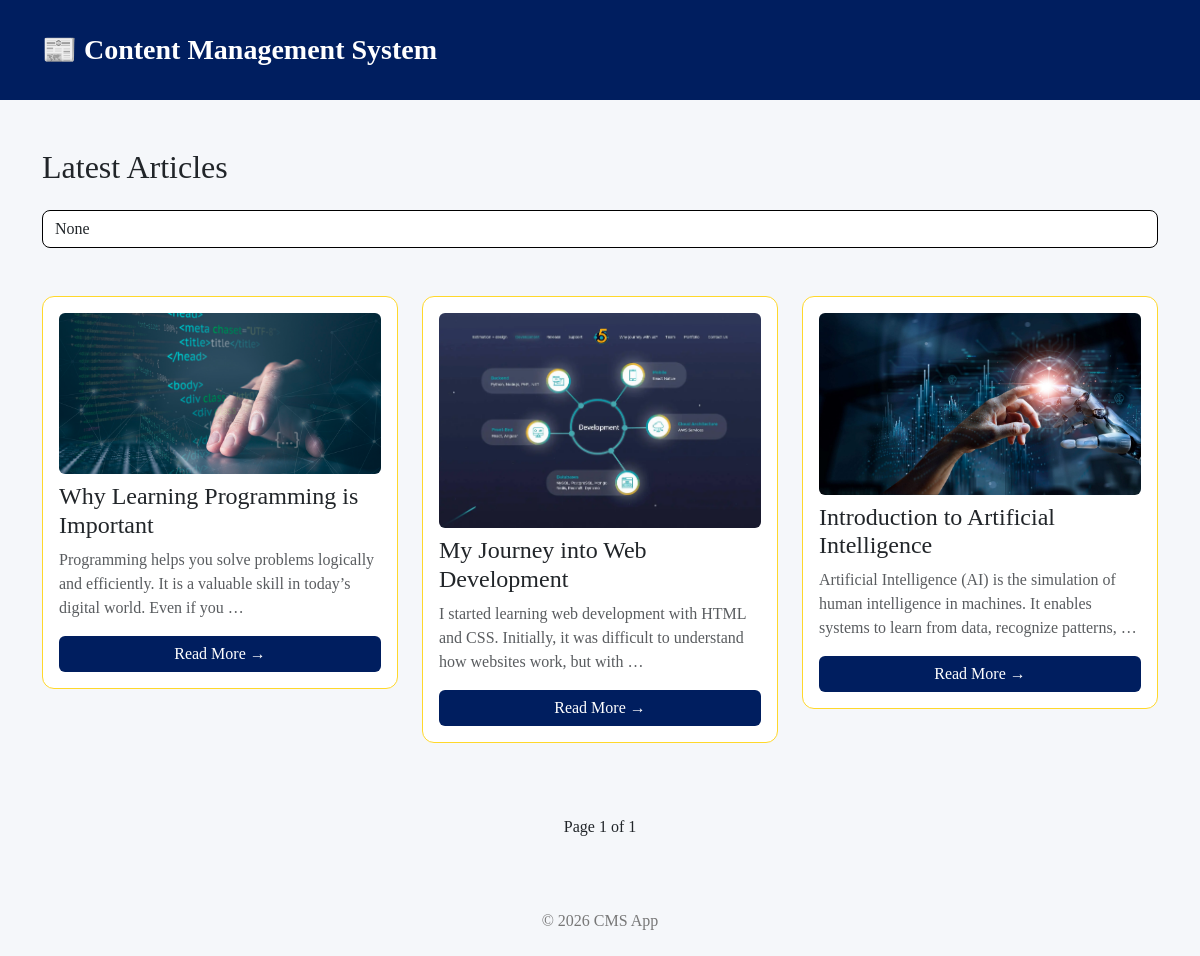
The page / on the database its author committed.
### articles/models.py (models this page shows, shortened)
class Article(models.Model):
    title = models.CharField(max_length=200)
    content = models.TextField()
    image = models.ImageField(upload_to='articles/', null=True, blank=True)
    created_at = models.DateTimeField(auto_now_add=True)

### articles/views.py (the view)
# urls.py: path('', views.article_list, name='list'),
def article_list(request):
    query = request.GET.get('q')
    if query:
        articles = Article.objects.filter(
            Q(title__icontains=query) | Q(content__icontains=query)
        ).order_by('-created_at')
    else:
        articles = Article.objects.all().order_by('-created_at')
    paginator = Paginator(articles, 6)
    page = request.GET.get('page')
    articles = paginator.get_page(page)
    return render(request, 'articles/list.html', {
        'articles': articles,
        'query': query
    })

### articles/templates/articles/list.html (shortened to what this page needs)
{% extends 'articles/base.html' %}
{% block content %}
<h2 class="mb-4">Latest Articles</h2>
<form method="GET" class="mb-5">
    <input type="text" name="q" placeholder="🔍 Search..."
           class="form-control" value="{{ query }}">
</form>
<div class="row">
    {% for article in articles %}
    <div class="col-md-4 mb-4">
        <div class="card p-3">
            {% if article.image %}
                <img src="{{ article.image.url }}" class="img-fluid rounded mb-2">
            {% endif %}
            <h4>{{ article.title }}</h4>
            <p class="text-muted">
                {{ article.content|truncatewords:20 }}
            </p>
            <a href="/article/{{ article.id }}/" class="btn btn-primary">
                Read More →
            </a>
        </div>
    </div>
    {% empty %}
    <p>No articles found</p>
    {% endfor %}
</div>
<div class="mt-5 text-center">
    <span class="mx-2">Page {{ articles.number }} of {{ articles.paginator.num_pages }}</span>
</div>
{% endblock %}

### articles/templates/articles/base.html (shortened to what this page needs)
<!DOCTYPE html>
<html lang="en">
<head>
    <link href="https://cdn.jsdelivr.net/npm/bootstrap@5.3.0/dist/css/bootstrap.min.css" rel="stylesheet">
</head>
<body>
<nav class="navbar">
    <div class="container">
        <a class="navbar-brand" href="/"> 📰 Content Management System</a>
    </div>
</nav>
<div class="container mt-5">
    {% block content %}{% endblock %}
</div>
<div class="footer">
    <p>© 2026 CMS App</p>
</div>
</body>
</html>

### articles/templates/articles/base.html (style rules this page uses)
body { background-color: #f5f7fa; font-family: 'Times New Roman', Times, serif; }
.navbar { background-color: #001E5F; height: 100px; }
.navbar-brand { color: white !important; font-weight: bold; font-size: 28px; }
.form-control { border: black 1px solid; border-radius: 8px; }
.card { border:#FFD82B 1.5px solid; border-radius: 12px; transition: 0.3s; }
.btn-primary { background-color: #001E5F; border: none; }
.footer { margin-top: 50px; padding: 20px; text-align: center; color: #777; }

### rows shown on the page
Article: image (picture), title "Why Learning Programming is Important", content "Programming helps you solve problems logically and efficiently. It is a valuable skill in today’s digital world. Even if you …"
Article: image (picture), title "My Journey into Web Development", content "I started learning web development with HTML and CSS. Initially, it was difficult to understand how websites work, but with …"
Article: image (picture), title "Introduction to Artificial Intelligence", content "Artificial Intelligence (AI) is the simulation of human intelligence in machines. It enables systems to learn from data, recognize patterns, …"

### other values the page prints
{{ articles.number }} "1"
{{ articles.paginator.num_pages }} "1"
